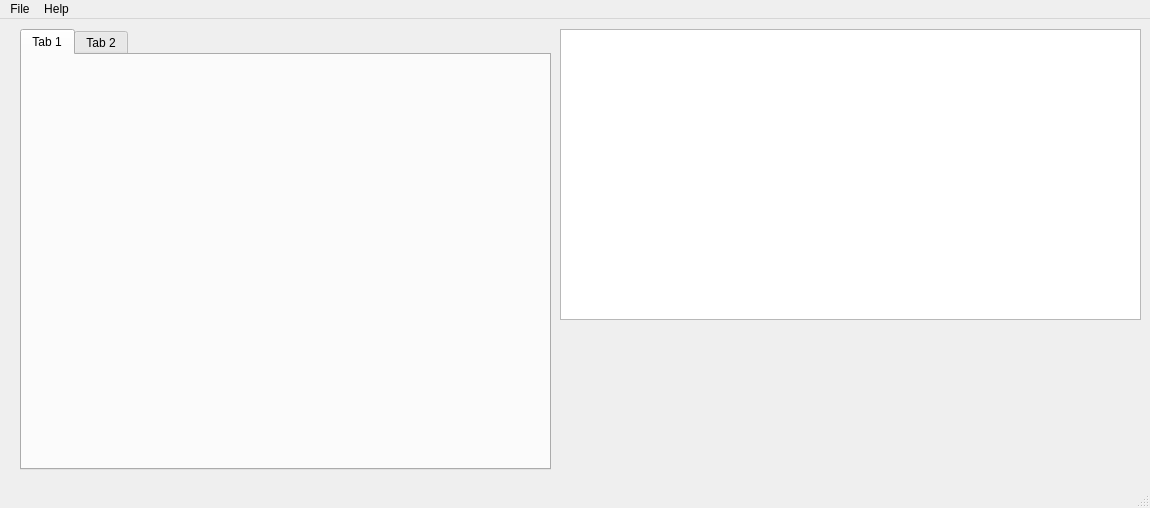
<?xml version="1.0" encoding="UTF-8"?>
<ui version="4.0">
 <class>MainWindow</class>
 <widget class="QMainWindow" name="MainWindow">
  <property name="geometry">
   <rect>
    <x>0</x>
    <y>0</y>
    <width>1150</width>
    <height>508</height>
   </rect>
  </property>
  <property name="windowTitle">
   <string>MainWindow</string>
  </property>
  <widget class="QWidget" name="widget">
   <widget class="QLabel" name="ghLogoLabel">
    <property name="geometry">
     <rect>
      <x>560</x>
      <y>350</y>
      <width>100</width>
      <height>100</height>
     </rect>
    </property>
    <property name="text">
     <string/>
    </property>
   </widget>
   <widget class="QLabel" name="jstarLogoLabel">
    <property name="geometry">
     <rect>
      <x>690</x>
      <y>340</y>
      <width>220</width>
      <height>100</height>
     </rect>
    </property>
    <property name="text">
     <string/>
    </property>
   </widget>
   <widget class="QTabWidget" name="terminalTabWidget">
    <property name="geometry">
     <rect>
      <x>20</x>
      <y>10</y>
      <width>531</width>
      <height>441</height>
     </rect>
    </property>
    <property name="currentIndex">
     <number>0</number>
    </property>
    <widget class="QWidget" name="tab">
     <attribute name="title">
      <string>Tab 1</string>
     </attribute>
    </widget>
    <widget class="QWidget" name="tab_2">
     <attribute name="title">
      <string>Tab 2</string>
     </attribute>
    </widget>
   </widget>
   <widget class="QTableView" name="qemuInstanceTable">
    <property name="geometry">
     <rect>
      <x>560</x>
      <y>10</y>
      <width>581</width>
      <height>291</height>
     </rect>
    </property>
   </widget>
  </widget>
  <widget class="QMenuBar" name="menubar">
   <property name="geometry">
    <rect>
     <x>0</x>
     <y>0</y>
     <width>1150</width>
     <height>22</height>
    </rect>
   </property>
   <widget class="QMenu" name="menuAFRL_RWWN_QEMU_Launcher">
    <property name="title">
     <string>File</string>
    </property>
    <addaction name="action_file_new_qemu_instance"/>
    <addaction name="separator"/>
    <addaction name="action_file_exit"/>
   </widget>
   <widget class="QMenu" name="menuHelp">
    <property name="title">
     <string>Help</string>
    </property>
    <addaction name="action_help_about"/>
   </widget>
   <addaction name="menuAFRL_RWWN_QEMU_Launcher"/>
   <addaction name="menuHelp"/>
  </widget>
  <widget class="QStatusBar" name="statusbar"/>
  <action name="action_file_new_qemu_instance">
   <property name="text">
    <string>New QEMU Instance</string>
   </property>
  </action>
  <action name="action_help_about">
   <property name="text">
    <string>About</string>
   </property>
  </action>
  <action name="action_file_exit">
   <property name="text">
    <string>Exit</string>
   </property>
  </action>
 </widget>
 <resources/>
 <connections/>
</ui>
